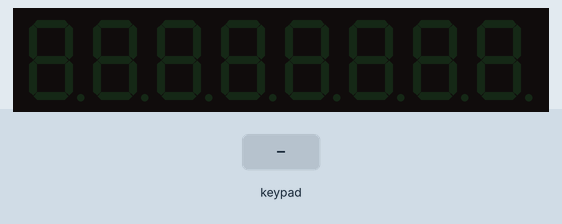
Bench run of a sketch on a simulated Arduino Uno, built with avr-gcc and run on an emulated ATmega328P. On the bench: 8-digit seven-segment display. Wiring (inferred from the names in the program): TM1638 display and keys: STB pin 7; clock pin 9; DIO pin 8. The test bench sets the inputs (shaded band). What the sketch prints to the serial monitor is not drawn.

Above: at 1.2 s.
1.3 s: keypad keys 1 2 pressed 0.4 s apart
At 1.37 s:
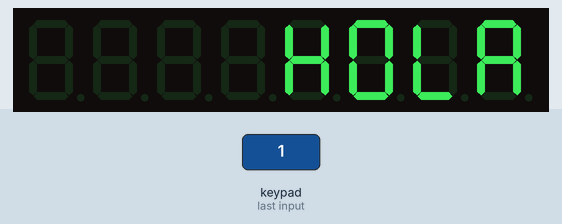
At 1.78 s:
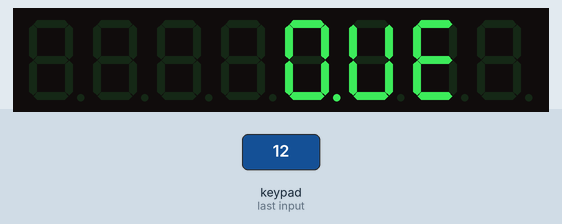
3.6 s: key '3' pressed
At 3.68 s:
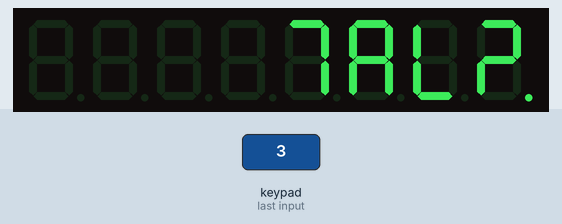
Timing chart, 0 to 6.6 s (numbered marks = the images above; inputs shaded):
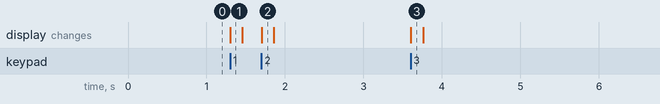

The sketch:

Main.ino
```cpp
const int strobe = 7;
const int clock = 9;
const int data = 8;

void sendCommand(uint8_t value)
{
  digitalWrite(strobe, LOW);
  shiftOut(data, clock, LSBFIRST, value);
  digitalWrite(strobe, HIGH);
}

void reset()
{
  sendCommand(0x40); // set auto increment mode
  digitalWrite(strobe, LOW);
  shiftOut(data, clock, LSBFIRST, 0xc0);   // set starting address to 0
  for(uint8_t i = 0; i < 16; i++)
  {
    shiftOut(data, clock, LSBFIRST, 0x00);
  }
  digitalWrite(strobe, HIGH);
}

void setup()
{
    pinMode(strobe, OUTPUT);
    pinMode(clock, OUTPUT);
    pinMode(data, OUTPUT);


    Serial.begin(9600);

    sendCommand(0x8f);  // activate and set brightness to max
    reset();
}

void loop(){
    sendCommand(0x44);  // set single address

    byte num = readButtons();

    Serial.println(num);


    switch (num)
    {

    case 1: enviarDato(0xc8, 0x76);
            enviarDato(0xca, 0x3f);
            enviarDato(0xcc, 0x38);
            enviarDato(0xce, 0x77);

        break;

    case 2: enviarDato(0xc8, 0xbf);
            enviarDato(0xca, 0x3e);
            enviarDato(0xcc, 0x79);


        break;
    case 4: enviarDato(0xc8, 0x07);
            enviarDato(0xca, 0x77);
            enviarDato(0xcc, 0x38);
            enviarDato(0xce, 0xd3);

        break;

  default:
    reset();
    break;
    }

}

uint8_t readButtons(void)
{
  uint8_t buttons = 0;
  digitalWrite(strobe, LOW);
  shiftOut(data, clock, LSBFIRST, 0x42);

  pinMode(data, INPUT);

  for (uint8_t i = 0; i < 4; i++)
  {
    uint8_t v = shiftIn(data, clock, LSBFIRST) << i;
    buttons |= v;
  }

  pinMode(data, OUTPUT);
  digitalWrite(strobe, HIGH);
  return buttons;
}

void enviarDato(byte display, byte valor){
    digitalWrite(strobe, LOW);
    shiftOut(data, clock, LSBFIRST, display); // 1st digit
    shiftOut(data, clock, LSBFIRST, valor);
    digitalWrite(strobe, HIGH);
}
```

Measured:
- after the input at 1.3 s, the display: changes at once (image 1)
- after the input at 3.6 s, the display: changes at once (image 3)
